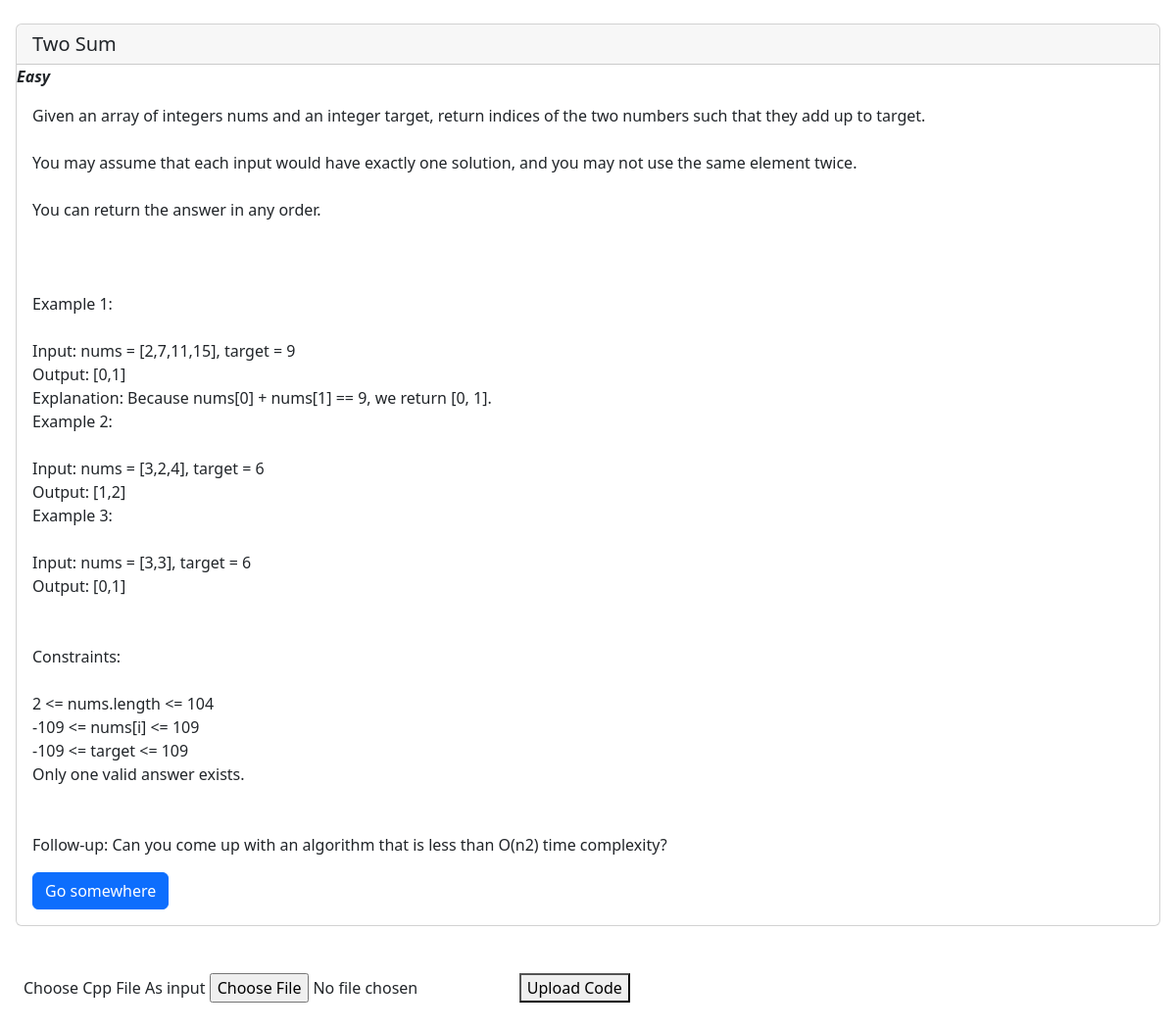
The app's page /problem/10 (signed in) with its own data.
### onlinejudge/models.py (models this page shows, shortened)
class Problem(models.Model):
    problem_name = models.CharField(max_length=40)
    problem_level = models.IntegerField()
    problem_desc = models.TextField()

### onlinejudge/views.py (the view)
# urls.py: path('problem/<int:question_id>',views.viewproblem,name='viewproblem'),
@login_required(login_url='/login')
def viewproblem(request, question_id):
    obj = Problem.objects.get(id=question_id)
    return render(request, 'viewproblem.html', {'question': obj})

### templates/viewproblem.html (shortened to what this page needs)
<!DOCTYPE html>
<html lang="en">
<head>
    <link href="https://cdn.jsdelivr.net/npm/bootstrap@5.2.0-beta1/dist/css/bootstrap.min.css" rel="stylesheet">
</head>
<body>
    <div class="card mx-3 my-4">
        <h5 class="card-header">{{ question.problem_name }}</h5>
        {% if question.problem_level == 0 %}
            <em><b>Easy</b></em>
        {% endif %}
        <div class="card-body">
          <p class="card-text font-weight-bold" style="white-space: pre-line">{{ question.problem_desc }}</p>
          <a href="#" class="btn btn-primary">Go somewhere</a>
        </div>
    </div>
    <form method="POST" enctype="multipart/form-data" action="{{question.id}}/submitproblem">
        <div class="form-group mx-4 my-5">
          <label for="usercode">Choose Cpp File As input</label>
          <input type="file" class="form-control-file" id="usercode" name="usercode" required>
          <button type="submit">Upload Code</button>
        </div>
    </form>
</body>
</html>

### records on screen
Problem: problem_name "Two Sum", problem_desc "Given an array of integers nums and an integer target, return indices of the two numbers such that they add up to target. You may assume that each input would have exactly one solution, and you may not use the same element twice. You can return the answer in any order. Example 1: Input: nums = [2,7,11,15], target = 9 Output: [0,1] Explanation: Because nums[0] + nums[1] == 9, we return [0, 1]. Example 2: Input: nums = [3,2,4], target = 6 Output: [1,2] Example 3: Input: nums = [3,3], target = 6 Output: [0,1] Constraints: 2 <= nums.length <= 104 -109 <= nums[i] <= 109 -109 <= target <= 109 Only one valid answer exists. Follow-up: Can you come up with an algorithm that is less than O(n2) time…"
